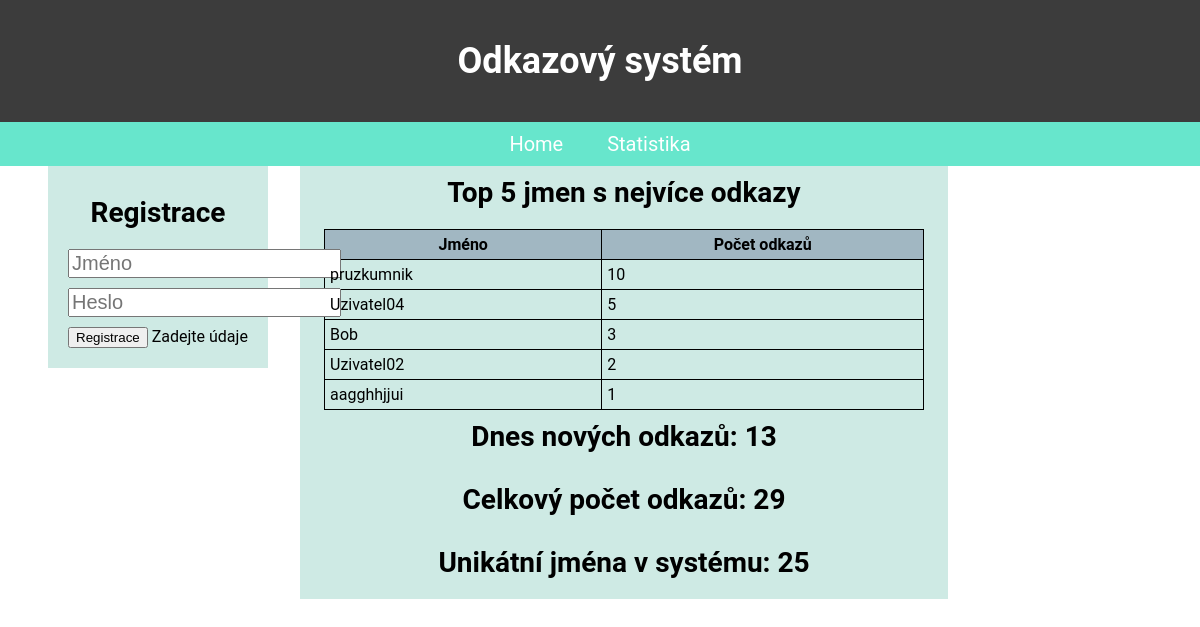
Screenshot of /index.php?page=statistika with the database file from the repository.
### tables this page shows
CREATE TABLE `uzivatel` (
  `id_uzivatel` int(11) NOT NULL,
  `jmeno` varchar(256) NOT NULL,
  `heslo` varchar(256) NOT NULL,
  `pocet_odkazu` int(11) NOT NULL
);

### statistika.php (the view)
<h2>Top 5 jmen s nejvíce odkazy</h2>
<table>
  <tr>
    <th>Jméno</th>
    <th>Počet odkazů</th>
  </tr>
  <?php
    include "config.php";
    $result = mysqli_query($conn,"SELECT jmeno, pocet_odkazu FROM uzivatel ORDER BY pocet_odkazu DESC LIMIT 5");
    while ($row = mysqli_fetch_array($result)){
      echo "<tr>" . '<td>' . $row["jmeno"] . '</td>';
      echo "<td>" . $row['pocet_odkazu'] . "</td>" . '</tr>';
    }
  ?>
</table>
<h2>Dnes nových odkazů:
  <?php
    $time = date("Y-m-d");
    $dnes = 0;
    $result = mysqli_query($conn,"SELECT datum FROM odkaz");
    while ($row = mysqli_fetch_array($result)) {
      $str = substr($row["datum"], 0, 10);
      if ($time == $str) {
        $dnes++;
      }
    }
    echo $dnes;
  ?>
</h2>
<h2>Celkový počet odkazů:
  <?php
    $result = mysqli_query($conn,"SELECT id_odkaz FROM odkaz");
    $num = mysqli_num_rows($result);
    echo "$num";
  ?>
</h2>
<h2>Unikátní jména v systému:
  <?php
    $result = mysqli_query($conn,"SELECT jmeno FROM uzivatel");
    $num = mysqli_num_rows($result);
    echo "$num";
  ?>
</h2>

### style.css (style rules this page uses)
body { margin: 0; font-family: Roboto; }
table { width: 100%; }
table, th, td { border: 1px solid; padding: 5px; border-collapse: collapse; }
h2 { font-size: 28px; text-align: center; padding: 10px 0px 20px 0px; margin: 0; }
th { background-color: #A1B7C2; }

### rows the page displays
uzivatel: jmeno "pruzkumnik", pocet_odkazu "10"
uzivatel: jmeno "Uzivatel04", pocet_odkazu "5"
uzivatel: jmeno "Bob", pocet_odkazu "3"
uzivatel: jmeno "Uzivatel02", pocet_odkazu "2"
uzivatel: jmeno "aagghhjjui", pocet_odkazu "1"

### other values shown
$dnes "13"
$num "29"
$num "25"
